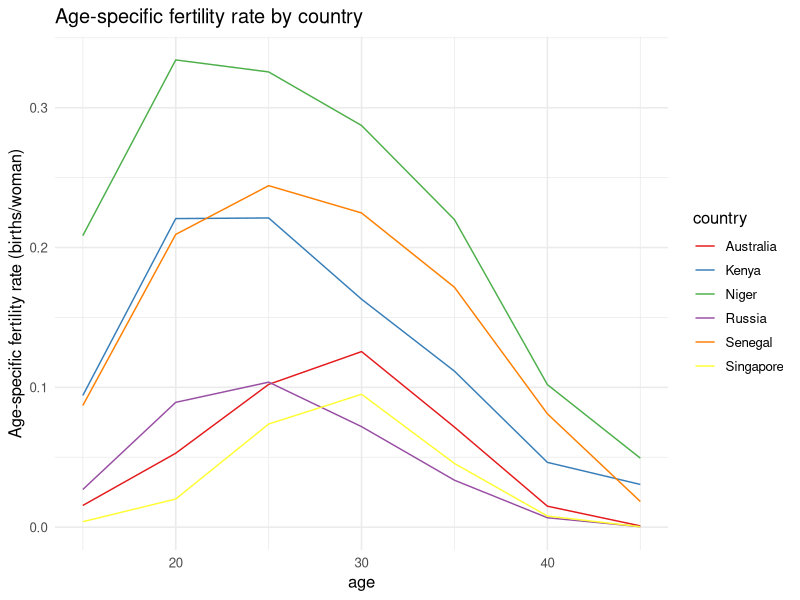
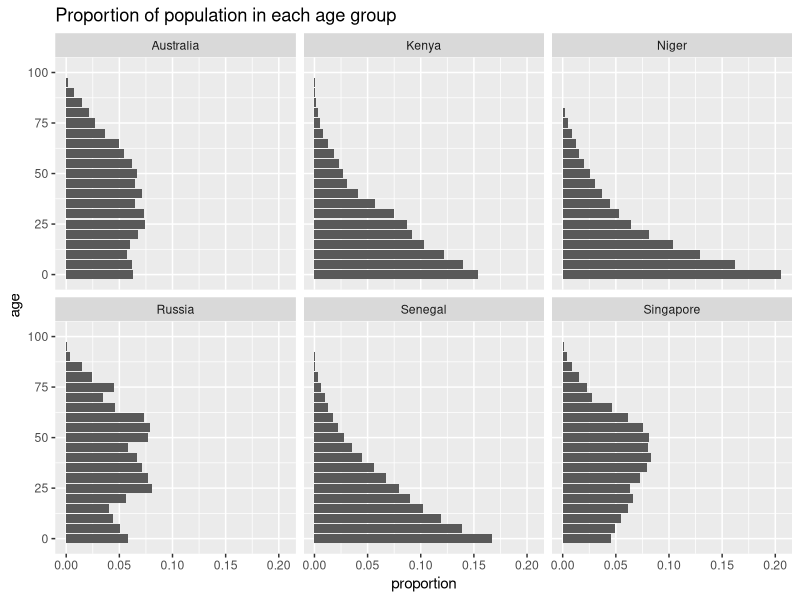

Generate these figures, in order, with R:
## ---- chunk 1
# run this chunk first!
knitr::opts_chunk$set(echo = TRUE)
library(tidyverse)
## ---- chunk 2
d <- read_csv("../bfdw_projection_data.csv")
## ---- chunk 3
d %>% 
  filter(country=="Australia") %>% 
  head
## ---- chunk 4
d <- d %>% 
  mutate(nLx = nLx/10^5, 
         nFx = nFx/1000)
## ---- chunk 5
# calculate life expectancy at birth 
# we know radix is 1
radix <- 1

d %>% 
  group_by(country) %>% 
  summarise(e0 = sum(nLx)/radix) %>%
  arrange(e0) # arrange by increasing life expectancy
## ---- chunk 6
# calculate TFR, GRR and NRR by country
# set fraction female at birth to be 0.4886
ffab <- 0.4486

d_reproduction <- d %>% 
  filter(age>=15, age < 50) %>% # restrict our dataset to be fertility rates for women aged 15-49
  group_by(country) %>% 
  summarise(tfr = sum(nFx*5), 
            grr = tfr*ffab,
            nrr = sum(nFx*nLx*ffab/radix),
            mu = sum((age+2.5)*nFx*nLx)/sum(nFx*nLx)) %>%
  arrange(tfr)

d_reproduction
## ---- chunk 7
# create a dataset which only has reproductive ages (15-49)
d_rpa <- d %>% filter(age >= 15, age < 50)

# plot age-specific fertility rates
ggplot(data = d_rpa, aes(x = age, y = nFx, color = country)) + 
  geom_line()+
  ylab("Age-specific fertility rate (births/woman)")+
  ggtitle("Age-specific fertility rate by country")+ 
  scale_color_brewer(palette="Set1") + 
  theme_minimal(base_size = 12) ## change ggplot default theme
## ---- chunk 8
# let's calculate the proportion in each age group so we can compare across countries
d <- d %>% 
  group_by(country) %>%
  mutate(nCx = nKx/sum(nKx))
## ---- chunk 9
ggplot(d, aes(x = age, y = nCx)) + 
  facet_wrap(~country, ncol=3)+
  geom_bar(stat="identity", position = "dodge")+
  ggtitle("Proportion of population in each age group")+
  ylab("proportion")+
  coord_flip()
## ---- chunk 10
K2010 <- 7886000
K2015 <- 7879000
  
growth_rate_R <- (log(K2015) - log(K2010))/5
growth_rate_R
## ---- chunk 11
target_time_span <- (1/growth_rate_R) * ( log(7e6) - log(K2010))
target_time_span
## ---- chunk 12
target_time_span + 2010
